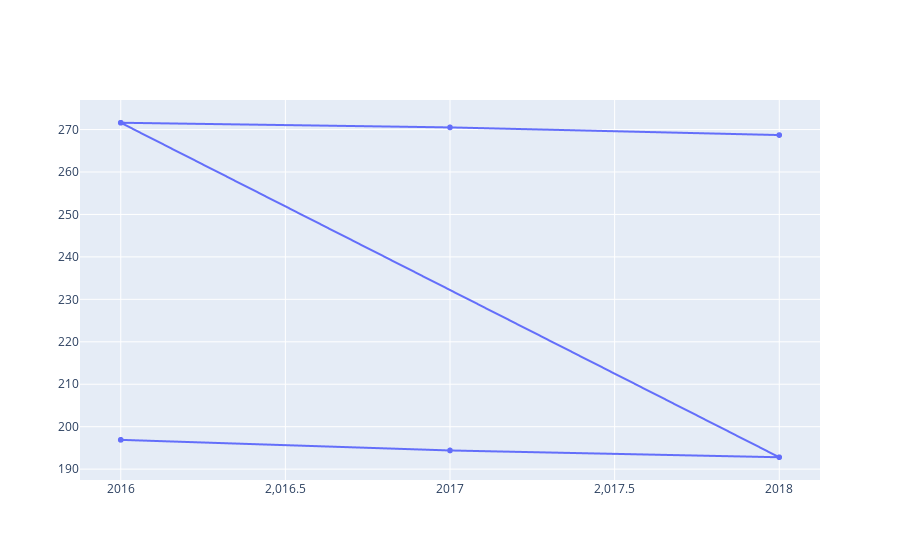

Here is the notebook cell this chart was saved with:
### Markdown cell above
### Same but interactive plot with plotly

### Code cell
import plotly.graph_objs as go

df = results.set_index('year')

fig = go.Figure()
fig.add_trace(
    go.Scattergl(
        x=df.index,
        y=df[stat],
        mode="lines+markers"
        #name="AI1302",
    )
)

#fig.add_trace(
#    go.Scattergl(
#        x=df.index,
#        y=df['AI1304'],
#        mode="lines+markers",
#        name="AI1304",
#    )
#)

#fig.update_xaxes(title_text="Time")
#fig.update_yaxes(title_text="Accidents")

fig.show()

### Figure 1 — Plotly figure (JSON) as saved in the notebook; plotly's stock layout.template omitted (floating-point values rounded to 4 significant figures)
{"data": [{"mode": "lines+markers", "type": "scattergl", "x": [2016, 2016, 2017, 2017, 2018, 2016, 2016, 2017, 2017, 2018], "y": [196.9, 196.9, 194.4, 194.4, 192.8, 271.6, 271.6, 270.5, 270.5, 268.7]}], "layout": {"autosize": true, "xaxis": {"autorange": true, "range": [2016.0, 2018.0], "type": "linear"}, "yaxis": {"autorange": true, "range": [187.0, 277.4], "type": "linear"}}}
